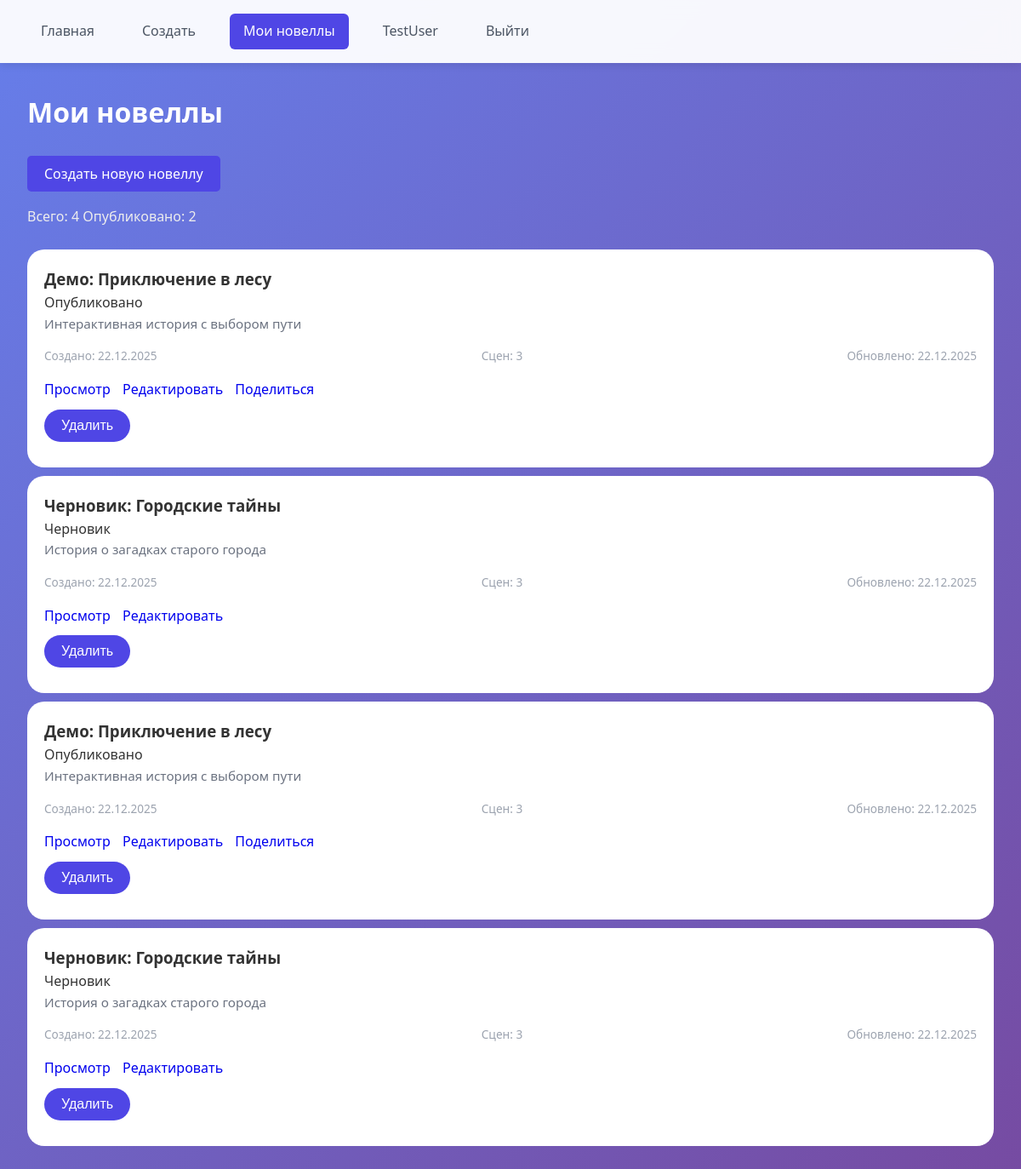
The page /my_novels (signed in) on the database its author committed.
### database/db.py (models this page shows)
class User(UserMixin, db.Model):
    __tablename__ = 'user'
    id = db.Column(db.Integer, primary_key=True)
    email = db.Column(db.String(100), unique=True, nullable=False)
    password = db.Column(db.String(100), nullable=False)
    nickname = db.Column(db.String(50), nullable=False)
    phone = db.Column(db.String(20), default='')
    language = db.Column(db.String(2), default='RU')
    created_at = db.Column(db.DateTime, default=datetime.utcnow)
    novels = db.relationship('Novel', backref='author', lazy=True)

class Novel(db.Model):
    __tablename__ = 'novel'
    id = db.Column(db.Integer, primary_key=True)
    title = db.Column(db.String(200), nullable=False)
    description = db.Column(db.Text, default='')
    cover_image = db.Column(db.String(200), default='')
    is_published = db.Column(db.Boolean, default=False)
    author_id = db.Column(db.Integer, db.ForeignKey('user.id'), nullable=False)
    created_at = db.Column(db.DateTime, default=datetime.utcnow)
    updated_at = db.Column(db.DateTime, default=datetime.utcnow, onupdate=datetime.utcnow)
    scenes = db.relationship('Scene', backref='novel', lazy=True, order_by='Scene.order')

### app.py (the view)
@app.route('/my_novels')
@login_required
def my_novels():
    try:
        novels = Novel.query.filter_by(author_id=current_user.id).order_by(Novel.created_at.desc()).all()
        novels_with_counts = []
        for novel in novels:
            scene_count = Scene.query.filter_by(novel_id=novel.id).count()
            novels_with_counts.append({
                'novel': novel,
                'scene_count': scene_count
            })
        return render_template('my_novels.html', novels_with_counts=novels_with_counts)
    except Exception as e:
        print(f"Ошибка в my_novels: {e}")
        flash('Ошибка загрузки новелл', 'error')
        return render_template('my_novels.html', novels_with_counts=[])

### app.py (called while the page is built)
@login_manager.user_loader
def load_user(user_id):
    return User.query.get(int(user_id))

### templates/my_novels.html (shortened to what this page needs)
{% extends "base.html" %}
{% block content %}
<h1 class="dop_margin_bot different_color_white">Мои новеллы</h1>
<div class="my-novels-header">
    <a href="/builder" class="btn btn-primary">
         Создать новую новеллу
    </a>
    <div class="stats different_color dop_margin">
        <span class="stat-item">
             Всего: {{ novels_with_counts|length }}
        </span>
        <span class="stat-item">
             Опубликовано: {{ novels_with_counts|selectattr('novel.is_published')|list|length }}
        </span>
    </div>
</div>
{% if novels_with_counts %}
    <div class="my-novels-grid">
        {% for item in novels_with_counts %}
            {% set novel = item.novel %}
            <div class="my-novel-card {% if not novel.is_published %}draft{% endif %}">
                <div class="my-novel-header">
                    <h3>{{ novel.title }}</h3>
                    <span class="novel-status {% if novel.is_published %}published{% else %}draft{% endif %}">
                        {% if novel.is_published %}Опубликовано{% else %}Черновик{% endif %}
                    </span>
                </div>
                <div class="my-novel-body">
                    <p class="novel-description">
                        {{ novel.description|truncate(150) or 'Нет описания' }}
                    </p>
                    <div class="novel-meta">
                        <span class="meta-item">
                             Создано: {{ novel.created_at.strftime('%d.%m.%Y') }}
                        </span>
                        <span class="meta-item">
                             Сцен: {{ item.scene_count }}
                        </span>
                        {% if novel.updated_at %}
                        <span class="meta-item">
                             Обновлено: {{ novel.updated_at.strftime('%d.%m.%Y') }}
                        </span>
                        {% endif %}
                    </div>
                </div>
                <div class="my-novel-actions">
                    <a href="/view/{{ novel.id }}" class="btn btn-sm btn-read" target="_blank">
                         Просмотр
                    </a>
                    <a href="/builder/{{ novel.id }}" class="btn btn-sm btn-edit">
                         Редактировать
                    </a>
                    {% if novel.is_published %}
                        <a href="/view/{{ novel.id }}" class="btn btn-sm btn-share">
                             Поделиться
                        </a>
                    {% endif %}
                    <form action="/delete_novel/{{ novel.id }}" method="POST"
                          onsubmit="return confirm('Удалить новеллу «{{ novel.title }}»?')"
                          class="delete-form">
                        <button type="submit" class="btn btn-sm btn-danger">
                             Удалить
                        </button>
                    </form>
                </div>
            </div>
        {% endfor %}
    </div>
{% endif %}
{% endblock %}

### templates/base.html (shortened to what this page needs)
<!DOCTYPE html>
<html lang="ru">
<head>
    <link rel="stylesheet" href="{{ url_for('static', filename='css/style.css') }}">
</head>
<body>
    <header>
        <nav>
            <div class="nav-links">
                <a href="/" {% if request.endpoint == 'index' %}class="active"{% endif %}>
                     Главная
                </a>
                {% if current_user.is_authenticated %}
                    <a href="/builder" {% if request.endpoint == 'builder' %}class="active"{% endif %}>
                         Создать
                    </a>
                    <a href="/my_novels" {% if request.endpoint == 'my_novels' %}class="active"{% endif %}>
                         Мои новеллы
                    </a>
                    <a href="/profile" {% if request.endpoint == 'profile' %}class="active"{% endif %}>
                         {{ current_user.nickname }}
                    </a>
                    <a href="/logout">
                         Выйти
                    </a>
                {% endif %}
            </div>
        </nav>
    </header>
    <main>
        {% block content %}{% endblock %}
    </main>
</body>
</html>

### static/css/style.css (style rules this page uses)
* { margin: 0; padding: 0; box-sizing: border-box; }
body { font-family: 'Segoe UI', Tahoma, Geneva, Verdana, sans-serif; background: linear-gradient(135deg, #667eea 0%, #764ba2 100%); color: #333; height: 100%; line-height: 1.6; }
header { background: rgba(255, 255, 255, 0.95); backdrop-filter: blur(10px); padding: 1rem 2rem; box-shadow: 0 2px 10px rgba(0,0,0,0.1); position: sticky; top: 0; z-index: 1000; }
nav { display: flex; justify-content: space-between; align-items: center; max-width: 1200px; margin: 0 auto; }
.nav-links { display: flex; gap: 1.5rem; align-items: center; }
nav a { color: #4b5563; text-decoration: none; padding: 0.5rem 1rem; border-radius: 6px; transition: all 0.2s; display: flex; align-items: center; gap: 8px; }
nav a.active { color: white; background: #4f46e5; }
main { max-width: 1200px; margin: 2rem auto; padding: 0 2rem; }
.novel-description { color: #6b7280; font-size: 0.95rem; margin-bottom: 1rem; line-height: 1.5; }
.novel-meta { display: flex; justify-content: space-between; color: #9ca3af; font-size: 0.85rem; margin-bottom: 1rem; }
.my-novel-card { background-color: white; margin-bottom: 10px; margin-top:10px; border-radius: 20px; padding:20px }
.my-novel-card .my-novel-actions>a { text-decoration: none; margin-right:10px }
.my-novel-card button { display: block; background-color: #4f46e5; color: white; padding: 10px 20px 10px 20px; text-decoration: none; margin: 10px 10px 10px 0; border-radius: 20px; font-size: 1rem; border:none; color: white; transition: .2s linear; background: #4f46e5; }
.my-novels-header a { text-decoration: none; }
.btn-primary { background: #4f46e5; color: white; border: none; padding: 10px 20px; border-radius: 5px; cursor: pointer; font-size: 16px; transition: background 0.2s; }
.different_color { color: #ededed; }
.different_color_white { color: white; }
.dop_margin { margin: 25px 0; }
.dop_margin_bot { margin-bottom: 35px; }

### rows shown on the page
User: nickname "TestUser"
Novel: title "Демо: Приключение в лесу", description "Интерактивная история с выбором пути", created_at "22.12.2025", updated_at "22.12.2025"
Novel: title "Черновик: Городские тайны", description "История о загадках старого города", created_at "22.12.2025", updated_at "22.12.2025"
Novel: title "Демо: Приключение в лесу", description "Интерактивная история с выбором пути", created_at "22.12.2025", updated_at "22.12.2025"
Novel: title "Черновик: Городские тайны", description "История о загадках старого города", created_at "22.12.2025", updated_at "22.12.2025"

### other values the page prints
{{ novels_with_counts|length }} "4"
{{ novels_with_counts|selectattr('novel.is_published')|list|length }} "2"
{{ item.scene_count }} "3" "3" "3" "3"
